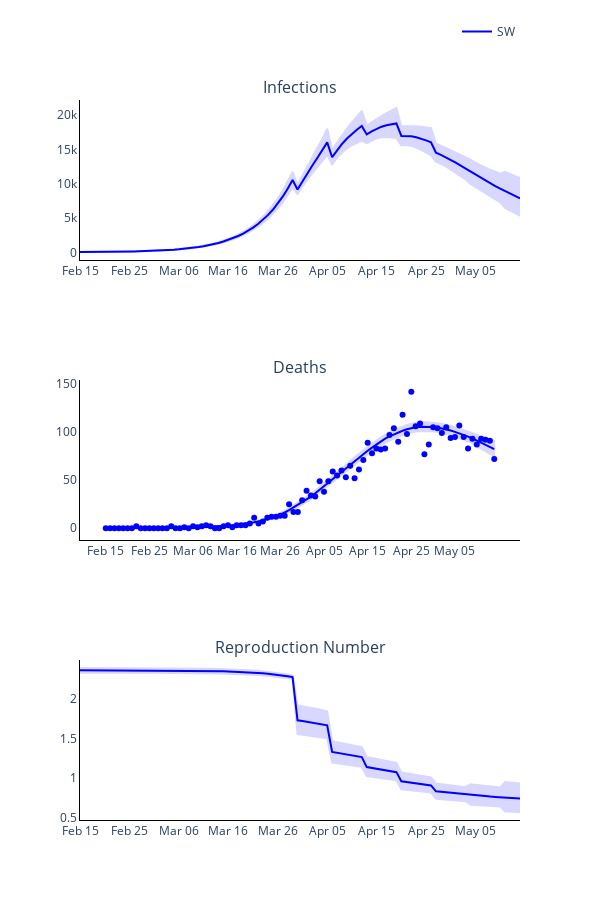

The notebook cell saved with this chart:
### Markdown cell above
### Plot observed versus predicted using model with inferred parameters

### Code cell
# Trace names - represent the solver used for the simulation
trace_name = regions
titles = ['Infections', 'Deaths', 'Reproduction Number']

fig = go.Figure()
fig = make_subplots(rows=len(titles), cols=1, subplot_titles=tuple(titles), horizontal_spacing = 0.15)

# Plot (continuous predicted timeline and pointwise observed numbers each day)
for r, region in enumerate(regions):
    # Plot of infections
    fig.add_trace(
        go.Scatter(
            x=times,
            y=new_infec_mean[r].tolist(),
            mode='lines',
            name=trace_name[r],
            line_color=colours[r]
        ),
        row= 1,
        col= 1
    )

    fig.add_trace(
        go.Scatter(
            x=times + times[::-1],
            y=new_infec_upper[r].tolist() + new_infec_lower[r].tolist()[::-1],
            fill='toself',
            fillcolor=colours[r],
            line_color=colours[r],
            opacity=0.15,
            mode='lines',
            showlegend=False,
            name=trace_name[r]
        ),
        row= 1,
        col= 1
    )

    # fig.add_trace(
    #     go.Scatter(
    #         x=serology_times,
    #         y=np.sum(np.multiply(np.nan_to_num(np.divide(positives_data[r], tests[r])), susceptibles[r]), axis=1).tolist(),
    #         mode='markers',
    #         name=trace_name[r],
    #         showlegend=False,
    #         line_color=colours[r]
    #     ),
    #     row= 1,
    #     col= 1
    # )

    # Plot deaths
    fig.add_trace(
        go.Scatter(
            x=times,
            y=deaths_mean[r].tolist(),
            mode='lines',
            name=trace_name[r],
            showlegend=False,
            line_color=colours[r]
        ),
        row= 2,
        col= 1
    )

    fig.add_trace(
        go.Scatter(
            x=times + times[::-1],
            y=deaths_upper[r].tolist() + deaths_lower[r].tolist()[::-1],
            fill='toself',
            fillcolor=colours[r],
            line_color=colours[r],
            opacity=0.15,
            mode='lines',
            showlegend=False,
            name=trace_name[r]
        ),
        row= 2,
        col= 1
    )

    fig.add_trace(
        go.Scatter(
            x=times,
            y=np.sum(deaths_data[r], axis=1).tolist(),
            mode='markers',
            name=trace_name[r],
            showlegend=False,
            line_color=colours[r]
        ),
        row= 2,
        col= 1
    )

    # Plot reproduction number
    fig.add_trace(
        go.Scatter(
            x=times,
            y=reprod_num_mean[r].tolist(),
            mode='lines',
            name=trace_name[r],
            showlegend=False,
            line_color=colours[r]
        ),
        row= 3,
        col= 1
    )

    fig.add_trace(
        go.Scatter(
            x=times + times[::-1],
            y=reprod_num_upper[r].tolist() + reprod_num_lower[r].tolist()[::-1],
            fill='toself',
            fillcolor=colours[r],
            line_color=colours[r],
            opacity=0.15,
            mode='lines',
            showlegend=False,
            name=trace_name[r]
        ),
        row= 3,
        col= 1
    )

# Add axis labels
fig.update_layout(
    width=600, 
    height=900,
    plot_bgcolor='white',
    xaxis=dict(
        linecolor='black',
        tickvals=np.arange(1, 90, 10).tolist(),
        ticktext=['Feb 15', 'Feb 25', 'Mar 06', 'Mar 16', 'Mar 26', 'Apr 05', 'Apr 15', 'Apr 25', 'May 05', 'May 15']),
    yaxis=dict(linecolor='black'),
    xaxis2=dict(
        linecolor='black',
        tickvals=np.arange(1, 90, 10).tolist(),
        ticktext=['Feb 15', 'Feb 25', 'Mar 06', 'Mar 16', 'Mar 26', 'Apr 05', 'Apr 15', 'Apr 25', 'May 05', 'May 15']),
    yaxis2=dict(linecolor='black'),
    xaxis3=dict(
        linecolor='black',
        tickvals=np.arange(1, 90, 10).tolist(),
        ticktext=['Feb 15', 'Feb 25', 'Mar 06', 'Mar 16', 'Mar 26', 'Apr 05', 'Apr 15', 'Apr 25', 'May 05', 'May 15']),
    yaxis3=dict(linecolor='black'),
    legend=dict(
        orientation='h',
        yanchor="bottom",
        y=1.075,
        xanchor="right",
        x=1)
    )

fig.write_image('images/Figure-3-synthetic.pdf')
fig.show()

### Figure 1 — Plotly figure (JSON) as saved in the notebook; plotly's stock layout.template omitted (floating-point values rounded to 4 significant figures; data arrays with more than 128 entries replaced by an {"elided": "..."} marker saying what was removed)
{"data": [{"line": {"color": "blue"}, "mode": "lines", "name": "SW", "type": "scatter", "x": [1, 2, 3, 4, 5, 6, 7, 8, 9, 10, 11, 12, 13, 14, 15, 16, 17, 18, 19, 20, 21, 22, 23, 24, 25, 26, 27, 28, 29, 30, 31, 32, 33, 34, 35, 36, 37, 38, 39, 40, 41, 42, 43, 44, 45, 46, 47, 48, 49, 50, 51, 52, 53, 54, 55, 56, 57, 58, 59, 60, 61, 62, 63, 64, 65, 66, 67, 68, 69, 70, 71, 72, 73, 74, 75, 76, 77, 78, 79, 80, 81, 82, 83, 84, 85, 86, 87, 88, 89, 90], "xaxis": "x", "y": [52.39, 48.63, 44.36, 43.83, 47.12, 53.24, 61.28, 70.8, 81.74, 94.24, 108.6, 125.0, 143.9, 165.7, 190.8, 219.6, 252.8, 291.1, 335.1, 385.7, 443.8, 510.8, 587.8, 676.3, 778.0, 895.1, 1030.0, 1185.0, 1362.0, 1565.0, 1801.0, 2069.0, 2377.0, 2729.0, 3132.0, 3594.0, 4123.0, 4726.0, 5413.0, 6196.0, 7088.0, 8100.0, 9247.0, 10540.0, 9148.0, 10350.0, 11520.0, 12640.0, 13740.0, 14860.0, 16020.0, 13850.0, 14860.0, 15780.0, 16570.0, 17250.0, 17850.0, 18410.0, 17170.0, 17620.0, 18010.0, 18300.0, 18520.0, 18670.0, 18780.0, 16950.0, 16970.0, 16910.0, 16770.0, 16560.0, 16300.0, 16010.0, 14510.0, 14200.0, 13860.0, 13470.0, 13060.0, 12630.0, 12200.0, 11710.0, 11280.0, 10860.0, 10450.0, 10040.0, 9649.0, 9266.0, 8894.0, 8530.0, 8180.0, 7843.0], "yaxis": "y"}, {"fill": "toself", "fillcolor": "blue", "line": {"color": "blue"}, "mode": "lines", "name": "SW", "opacity": 0.15, "showlegend": false, "type": "scatter", "x": {"elided": "180 int values"}, "xaxis": "x", "y": {"elided": "180 float values"}, "yaxis": "y"}, {"line": {"color": "blue"}, "mode": "lines", "name": "SW", "showlegend": false, "type": "scatter", "x": [1, 2, 3, 4, 5, 6, 7, 8, 9, 10, 11, 12, 13, 14, 15, 16, 17, 18, 19, 20, 21, 22, 23, 24, 25, 26, 27, 28, 29, 30, 31, 32, 33, 34, 35, 36, 37, 38, 39, 40, 41, 42, 43, 44, 45, 46, 47, 48, 49, 50, 51, 52, 53, 54, 55, 56, 57, 58, 59, 60, 61, 62, 63, 64, 65, 66, 67, 68, 69, 70, 71, 72, 73, 74, 75, 76, 77, 78, 79, 80, 81, 82, 83, 84, 85, 86, 87, 88, 89, 90], "xaxis": "x2", "y": [0.01097, 0.02453, 0.03862, 0.0529, 0.06769, 0.08353, 0.1009, 0.1204, 0.1423, 0.1671, 0.1955, 0.2279, 0.2651, 0.3079, 0.357, 0.4134, 0.4785, 0.5533, 0.6395, 0.7388, 0.8531, 0.9847, 1.136, 1.311, 1.511, 1.742, 2.008, 2.314, 2.666, 3.071, 3.533, 4.066, 4.679, 5.384, 6.194, 7.125, 8.192, 9.417, 10.82, 12.43, 14.27, 16.38, 18.79, 21.55, 24.1, 26.82, 29.76, 32.94, 36.39, 40.09, 44.07, 47.62, 51.17, 54.81, 58.54, 62.36, 66.23, 70.15, 73.72, 77.18, 80.57, 83.87, 87.09, 90.21, 93.21, 95.65, 97.82, 99.75, 101.5, 102.9, 104.1, 105.1, 105.6, 105.7, 105.7, 105.4, 104.8, 104.0, 103.0, 101.7, 100.3, 98.82, 97.18, 95.37, 93.42, 91.36, 89.19, 86.93, 84.7, 82.41], "yaxis": "y2"}, {"fill": "toself", "fillcolor": "blue", "line": {"color": "blue"}, "mode": "lines", "name": "SW", "opacity": 0.15, "showlegend": false, "type": "scatter", "x": {"elided": "180 int values"}, "xaxis": "x2", "y": {"elided": "180 float values"}, "yaxis": "y2"}, {"line": {"color": "blue"}, "mode": "markers", "name": "SW", "showlegend": false, "type": "scatter", "x": [1, 2, 3, 4, 5, 6, 7, 8, 9, 10, 11, 12, 13, 14, 15, 16, 17, 18, 19, 20, 21, 22, 23, 24, 25, 26, 27, 28, 29, 30, 31, 32, 33, 34, 35, 36, 37, 38, 39, 40, 41, 42, 43, 44, 45, 46, 47, 48, 49, 50, 51, 52, 53, 54, 55, 56, 57, 58, 59, 60, 61, 62, 63, 64, 65, 66, 67, 68, 69, 70, 71, 72, 73, 74, 75, 76, 77, 78, 79, 80, 81, 82, 83, 84, 85, 86, 87, 88, 89, 90], "xaxis": "x2", "y": [0, 0, 0, 0, 0, 0, 0, 2, 0, 0, 0, 0, 0, 0, 0, 2, 0, 0, 1, 0, 2, 1, 2, 3, 2, 0, 0, 2, 3, 1, 3, 3, 3, 5, 11, 5, 7, 11, 12, 12, 13, 13, 25, 17, 17, 29, 39, 34, 33, 49, 38, 49, 59, 55, 60, 53, 65, 52, 61, 71, 89, 78, 83, 82, 83, 97, 104, 90, 118, 98, 142, 106, 109, 77, 87, 105, 104, 99, 105, 94, 95, 107, 95, 83, 93, 87, 93, 92, 91, 72], "yaxis": "y2"}, {"line": {"color": "blue"}, "mode": "lines", "name": "SW", "showlegend": false, "type": "scatter", "x": [1, 2, 3, 4, 5, 6, 7, 8, 9, 10, 11, 12, 13, 14, 15, 16, 17, 18, 19, 20, 21, 22, 23, 24, 25, 26, 27, 28, 29, 30, 31, 32, 33, 34, 35, 36, 37, 38, 39, 40, 41, 42, 43, 44, 45, 46, 47, 48, 49, 50, 51, 52, 53, 54, 55, 56, 57, 58, 59, 60, 61, 62, 63, 64, 65, 66, 67, 68, 69, 70, 71, 72, 73, 74, 75, 76, 77, 78, 79, 80, 81, 82, 83, 84, 85, 86, 87, 88, 89, 90], "xaxis": "x3", "y": [2.364, 2.364, 2.364, 2.364, 2.364, 2.364, 2.364, 2.364, 2.363, 2.363, 2.363, 2.363, 2.363, 2.363, 2.363, 2.362, 2.362, 2.362, 2.361, 2.361, 2.361, 2.36, 2.359, 2.359, 2.358, 2.357, 2.356, 2.355, 2.353, 2.352, 2.35, 2.348, 2.345, 2.342, 2.339, 2.335, 2.331, 2.326, 2.321, 2.314, 2.307, 2.299, 2.289, 2.278, 1.73, 1.722, 1.712, 1.702, 1.691, 1.68, 1.667, 1.33, 1.32, 1.31, 1.299, 1.288, 1.276, 1.264, 1.137, 1.126, 1.116, 1.105, 1.095, 1.084, 1.073, 0.9562, 0.9472, 0.9385, 0.9297, 0.9211, 0.9126, 0.9043, 0.8289, 0.822, 0.8154, 0.809, 0.8028, 0.7967, 0.7909, 0.7832, 0.7779, 0.7727, 0.7678, 0.763, 0.7584, 0.7541, 0.7507, 0.7466, 0.7427, 0.739], "yaxis": "y3"}, {"fill": "toself", "fillcolor": "blue", "line": {"color": "blue"}, "mode": "lines", "name": "SW", "opacity": 0.15, "showlegend": false, "type": "scatter", "x": {"elided": "180 int values"}, "xaxis": "x3", "y": {"elided": "180 float values"}, "yaxis": "y3"}], "layout": {"annotations": [{"font": {"size": 16}, "showarrow": false, "text": "Infections", "x": 0.5, "xanchor": "center", "xref": "paper", "y": 1, "yanchor": "bottom", "yref": "paper"}, {"font": {"size": 16}, "showarrow": false, "text": "Deaths", "x": 0.5, "xanchor": "center", "xref": "paper", "y": 0.6111, "yanchor": "bottom", "yref": "paper"}, {"font": {"size": 16}, "showarrow": false, "text": "Reproduction Number", "x": 0.5, "xanchor": "center", "xref": "paper", "y": 0.2222, "yanchor": "bottom", "yref": "paper"}], "height": 900, "legend": {"orientation": "h", "x": 1, "xanchor": "right", "y": 1.075, "yanchor": "bottom"}, "plot_bgcolor": "white", "width": 600, "xaxis": {"anchor": "y", "domain": [0, 1], "linecolor": "black", "ticktext": ["Feb 15", "Feb 25", "Mar 06", "Mar 16", "Mar 26", "Apr 05", "Apr 15", "Apr 25", "May 05", "May 15"], "tickvals": [1, 11, 21, 31, 41, 51, 61, 71, 81]}, "xaxis2": {"anchor": "y2", "domain": [0, 1], "linecolor": "black", "ticktext": ["Feb 15", "Feb 25", "Mar 06", "Mar 16", "Mar 26", "Apr 05", "Apr 15", "Apr 25", "May 05", "May 15"], "tickvals": [1, 11, 21, 31, 41, 51, 61, 71, 81]}, "xaxis3": {"anchor": "y3", "domain": [0, 1], "linecolor": "black", "ticktext": ["Feb 15", "Feb 25", "Mar 06", "Mar 16", "Mar 26", "Apr 05", "Apr 15", "Apr 25", "May 05", "May 15"], "tickvals": [1, 11, 21, 31, 41, 51, 61, 71, 81]}, "yaxis": {"anchor": "x", "domain": [0.7778, 1], "linecolor": "black"}, "yaxis2": {"anchor": "x2", "domain": [0.3889, 0.6111], "linecolor": "black"}, "yaxis3": {"anchor": "x3", "domain": [0, 0.2222], "linecolor": "black"}}}
